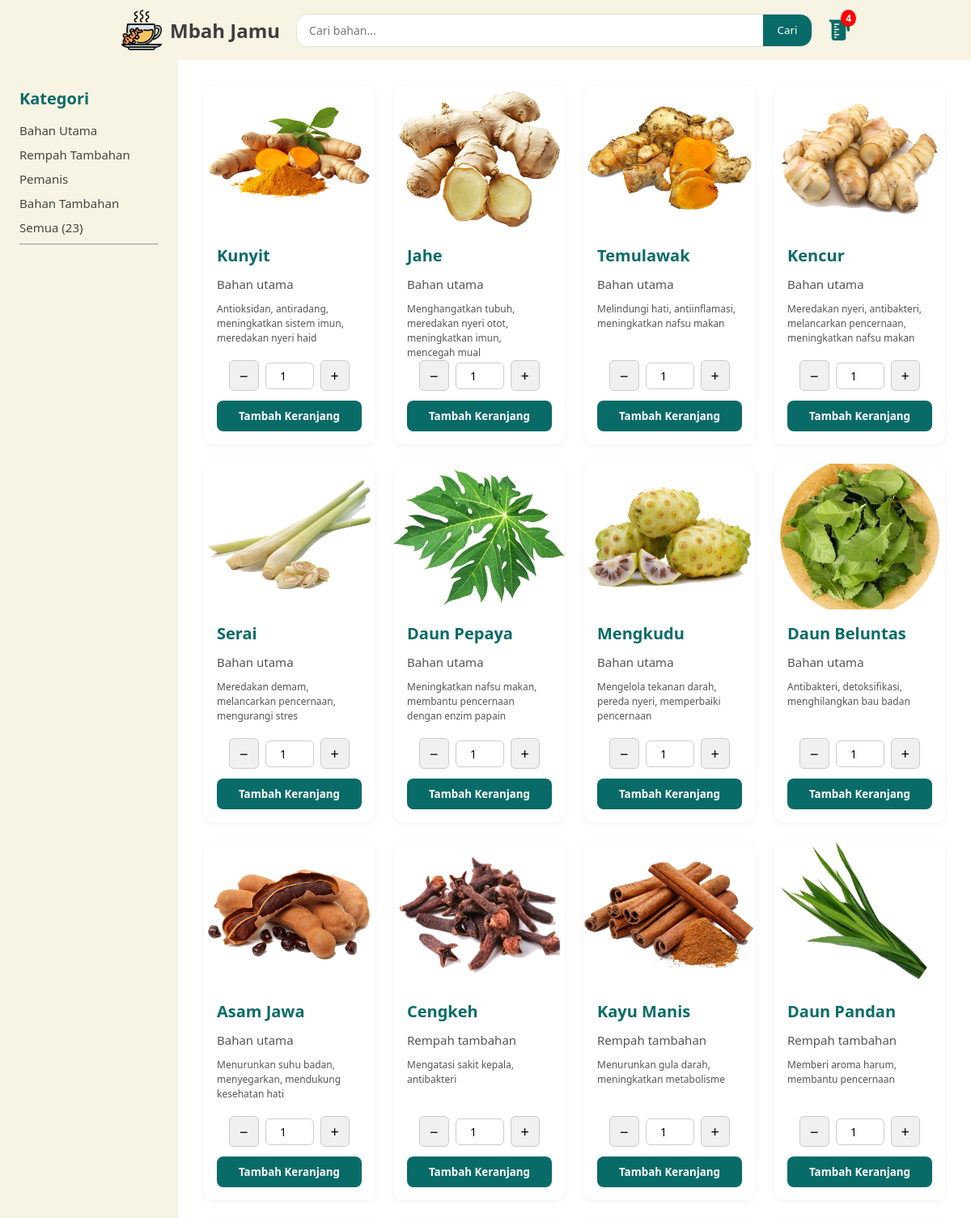
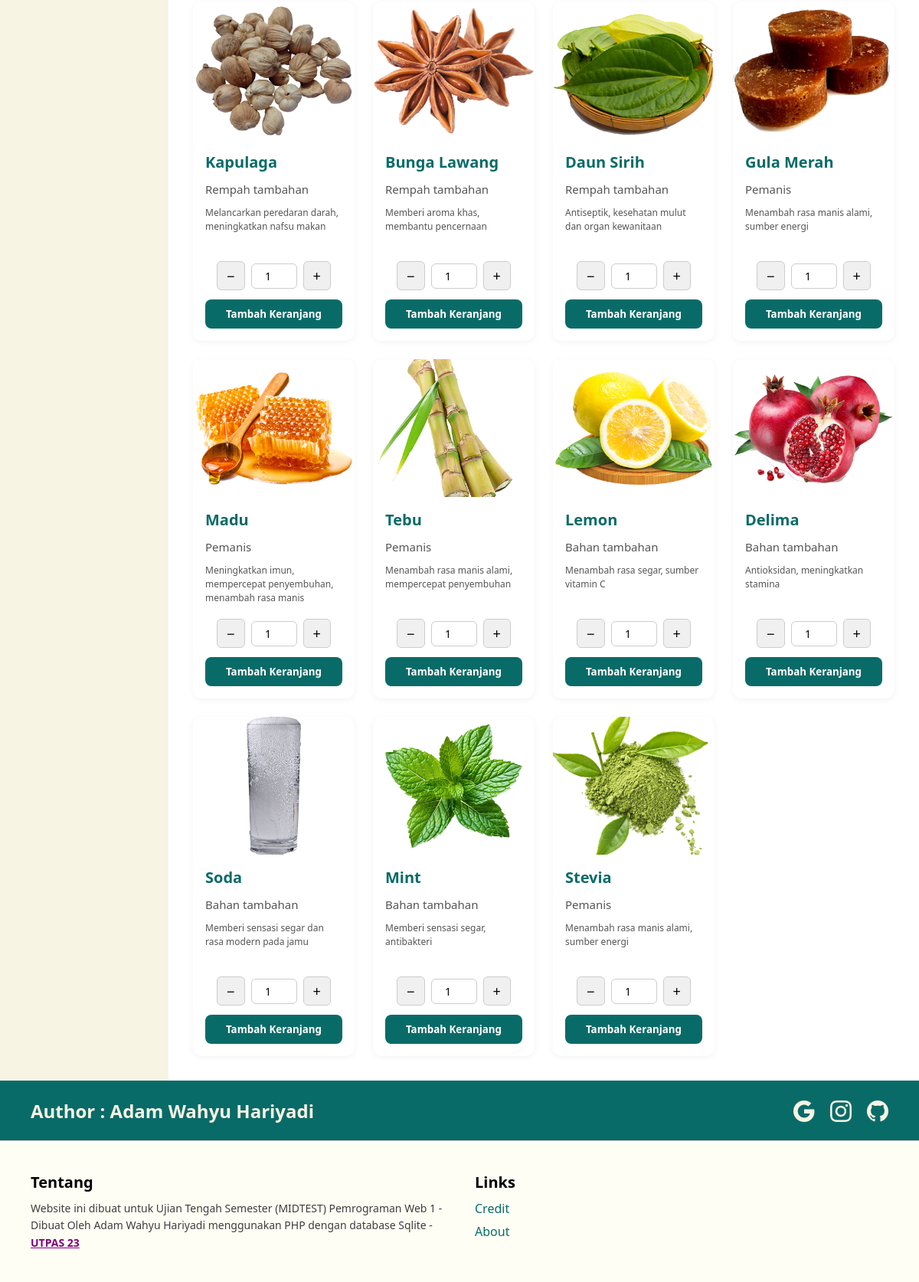
The page / on the database its author committed (2 pictures, top to bottom).
### tables this page shows
CREATE TABLE bahan (
  id INTEGER PRIMARY KEY,
  nama TEXT NOT NULL,
  deskripsi TEXT NOT NULL,
  harga INTEGER NOT NULL,
  jenis TEXT NOT NULL,
  foto VARCHAR(255)
);

### backend/worker.php (called while the page is built, shortened)
<?php
class TableBahan{
    function fetchAllBahan(){
        global $kon;
        $stmt = $kon->query("SELECT * FROM bahan ORDER BY id ASC");
        return $stmt->fetchAll(PDO::FETCH_ASSOC);
    }
}
class TableKeranjang{
    function fetchAllData() {
        global $kon;
        $stmt = $kon->query("
            SELECT
                k.id AS keranjang_id,
                k.porsi,
                b.id AS bahan_id,
                b.nama,
                b.harga,
                b.foto,
                (k.porsi * b.harga) AS total_harga
            FROM keranjang k
            JOIN bahan b ON k.bahan_id = b.id
            ORDER BY k.id DESC
        ");
        return $stmt->fetchAll(PDO::FETCH_ASSOC);
    }
}
$bahan = new TableBahan();
$keranjang = new TableKeranjang();

### index.php (the view, shortened to what this page needs)
<?php
$namaToko = "Mbah Jamu";
include("backend/koneksi.php");
$totalBahan = count($bahan->fetchAllBahan());
$totalDataKeranjang = count($keranjang->fetchAllData());
$search = $_GET['search'] ?? '';
if ($search !== ''){
    $listBahan = $bahan->search($search);
}else{
    $listBahan = $bahan->fetchAllBahan();
}
?>
<!DOCTYPE html>
<html lang="id">
<head>
    <link rel="stylesheet" href="https://cdn.jsdelivr.net/npm/bootstrap-icons@1.13.1/font/bootstrap-icons.min.css">
    <link rel="stylesheet" href="asset/css/navbar.css">
    <link rel="stylesheet" href="asset/css/index.css">
    <link rel="stylesheet" href="asset/css/footer.css">
    <link rel="stylesheet" href="asset/css/global.css">
    <link rel="stylesheet" href="asset/css/card.css">
</head>
<body>
    <header>
        <nav>
            <div class="logo">
                <img src="asset/img/ginger-tea.png" alt="Logo" height="50px">
                <h2><?= $namaToko ?></h2>
            </div>
            <div class="search-container">
                <form action="/" method="get" class="search">
                    <input type="text" name="search" id="search" placeholder="Cari bahan...">
                    <button type="submit">Cari</button>
                </form>
            </div>
            <div class="cart">
                <a href=""><i class="bi bi-measuring-cup-fill"></i></a>
                <?php if($totalDataKeranjang !== 0): ?>
                    <span class="cart-count"><?= $totalDataKeranjang ?></span>
                    <?php else:?>
                <?php endif; ?>
            </div>
        </nav>
    </header>
    <main>
        <div class="sidebar">
            <div class="category">
                <h2>Kategori</h2>
                <a href="?search=bahan+utama">Bahan Utama</a>
                <a href="?search=rempah+tambahan">Rempah Tambahan</a>
                <a href="?search=pemanis">Pemanis</a>
                <a href="?search=bahan+tambahan">Bahan Tambahan</a>
                <a href="?search=">Semua (<?= $totalBahan ?>)</a>
                <hr>
            </div>
        </div>
    <?php if (!empty($listBahan)): ?>
        <div class="content">
            <div class="card-grid">
                <?php foreach ($listBahan as $b): ?>
                <div class="card">
                    <img src="<?= $b['foto'] ?>" alt="<?= $b['nama'] ?>" class="card-img">
                    <div class="card-body">
                        <h3 class="card-title"><?= $b['nama'] ?></h3>
                        <p class="card-category"><?= $b['jenis'] ?></p>
                        <p class="card-description"><?= $b['deskripsi'] ?></p>
                        <form action="" method="post" class="keranjang-form">
                            <div class="porsi-control">
                                <button type="button" class="kurang">−</button>
                                <input type="number" name="porsi" class="porsi-input" value="1" min="1">
                                <button type="button" class="tambah">+</button>
                            </div>
                            <button type="submit" class="card-button">Tambah Keranjang</button>
                        </form>
                    </div>
                </div>
                <?php endforeach; ?>
            </div>
            <?php else: ?>
                <p class="not-found">Tidak ada bahan</p>
        </div>
            <?php endif; ?>
    </main>
    <footer>
        <div class="social">
            <p>Author : Adam Wahyu Hariyadi</p>
            <div class="social-links">
                <ul class="link">
                    <li><a target="_blank" href="mailto:adamdesign19@gmail.com"><i class="bi bi-google"></i></a></li>
                    <li><a target="_blank" href="https://instagram.com/adamwahyuh"><i class="bi bi-instagram"></i></a></li>
                    <li><a target="_blank" href="https://github.com/adamwahyuh"><i class="bi bi-github"></i></a></li>
                </ul>
            </div>
        </div>
        <div class="yapping">
            <div class="tentang">
                <h2>Tentang</h2>
                <p>Website ini dibuat untuk Ujian Tengah Semester (MIDTEST) Pemrograman Web 1 - Dibuat Oleh Adam Wahyu Hariyadi menggunakan PHP dengan database Sqlite -
                    <a style="color:purple; font-weight:900;" href="https://utpas.ac.id">UTPAS 23</a></p>
            </div>
            <div class="credit">
                <h2>Links</h2>
                <ul>
                    <li><a href="#">Credit</a></li>
                    <li><a href="#">About</a></li>
                </ul>
            </div>
        </div>
    </footer>
</body>
</html>

### asset/css/navbar.css (style rules this page uses)
nav { display: flex; align-items: center; justify-content: space-between; padding: 12px 150px; background-color: var(--primary-color); gap: 20px; flex-wrap: wrap; }
nav .logo { display: flex; align-items: center; gap: 10px; flex-shrink: 0; }
nav .logo h2 { font-size: 1.5rem; color: #3e3e3e; margin: 0; }
.search-container { flex: 1; display: flex; justify-content: center; }
.search { display: flex; width: 100%; max-width: 800px; background-color: white; border-radius: 15px; overflow: hidden; border: 1px solid #ddd; }
.search input[type="text"] { flex: 1; padding: 10px 15px; border: none; outline: none; font-size: 14px; }
.search button { background-color: var(--secondary-color); color: white; border: none; padding: 10px 18px; cursor: pointer; transition: background-color 0.3s ease; }
nav .cart a { font-size: 1.6rem; color: var(--secondary-color); transition:0.3s ease; flex-shrink: 0; }
.cart { position: relative; display: inline-block; }
.cart-count { position: absolute; top: -8px; right: -8px; background: red; color: white; font-size: 12px; font-weight: bold; padding: 2px 6px; border-radius: 50%; }

### asset/css/index.css (style rules this page uses)
* { padding: 0; margin: 0; }
* { box-sizing: border-box; }
header { position: sticky; z-index: 99; top: 0; }
body, html { margin: 0; padding: 0; }
main { display: flex; min-height: 100vh; width: 100%; }
.sidebar { width: 220px; background-color: var(--primary-color); padding: 24px; position: sticky; }
.sidebar .category { margin-top: 10px; }
.sidebar h2 { font-size: 20px; color: var(--secondary-color); margin-bottom: 16px; }
.sidebar a { display: block; text-decoration: none; color: #444; margin-bottom: 10px; font-size: 15px; transition: color 0.3s, transform 0.3s; }
.content { flex: 1; padding: 32px; }

### asset/css/footer.css (style rules this page uses)
footer { display: flex; flex-direction: column; background-color: #f0ead2; color: #3e3e3e; }
footer .social { display: flex; flex-wrap: wrap; justify-content: space-between; background-color: var(--secondary-color); padding: 20px 40px; align-items: center; color: white; }
footer .social p { font-size: 24px; font-weight: bold; color: var(--primary-color); margin: 0; }
footer .social .social-links ul { display: flex; gap: 20px; list-style: none; padding: 0; margin: 0; }
footer .social .social-links a { font-size: 28px; color: var(--primary-color); transition: transform 0.3s, color 0.3s; }
footer .yapping { display: flex; flex-wrap: wrap; justify-content: space-between; padding: 40px; gap: 40px; background-color: #fffef5; border-top: 1px solid #ccc; }
footer .tentang, footer .credit { flex: 1 1 30px; }
footer .tentang h2, footer .credit h2 { font-size: 20px; color: black; margin-bottom: 10px; }
footer .tentang p { font-size: 14px; line-height: 1.6; }
footer .credit ul { list-style-type: none; padding: 0; }
footer .credit ul li { margin-bottom: 8px; }
footer .credit ul li a { text-decoration: none; color: var(--secondary-color); font-weight: 500; transition: color 0.3s ease; }

### asset/css/global.css (style rules this page uses)
:root { --primary-color : #f8f4e3; --secondary-color :#096B68; }
* { padding: 0; margin: 0; font-family: 'Segoe UI', sans-serif; }

### asset/css/card.css (style rules this page uses)
.card-grid { display: grid; grid-template-columns: repeat(auto-fill, minmax(210px, 1fr)); gap: 24px; }
.card { background-color: white; border-radius: 12px; box-shadow: 0 2px 8px rgba(0,0,0,0.05); overflow: hidden; display: flex; flex-direction: column; transition: transform 0.3s ease, box-shadow 0.3s ease; }
.card-img { width: 100%; height: 180px; object-fit: cover; }
.card-body { padding: 16px; display: flex; flex-direction: column; gap: 12px; }
.card-title { font-size: 20px; font-weight: bold; color: var(--secondary-color); margin: 0; }
.card-category { color: #555; font-size: 15px; }
.card-description { font-size: 12px; color: #555; line-height: 1.5; height: 60px; }
.card-button { display: inline-block; padding: 10px 16px; background-color: var(--secondary-color); color: white; border: none; border-radius: 8px; font-weight: bold; text-decoration: none; text-align: center; cursor: pointer; transition: background-color 0.3s; }
.keranjang-form { display: flex; flex-direction: column; gap: 12px; }
.porsi-control { display: flex; align-items: center; justify-content: center; gap: 8px; }
.porsi-control button { padding: 6px 12px; font-size: 18px; background-color: #f0f0f0; border: 1px solid #ccc; border-radius: 6px; cursor: pointer; transition: background-color 0.2s; }
.porsi-input { width: 60px; text-align: center; padding: 6px; font-size: 14px; border: 1px solid #ccc; border-radius: 6px; }

### rows shown on the page
bahan: foto (picture), nama "Kunyit", jenis "Bahan utama", deskripsi "Antioksidan, antiradang, meningkatkan sistem imun, meredakan nyeri haid"
bahan: foto (picture), nama "Jahe", jenis "Bahan utama", deskripsi "Menghangatkan tubuh, meredakan nyeri otot, meningkatkan imun, mencegah mual"
bahan: foto (picture), nama "Temulawak", jenis "Bahan utama", deskripsi "Melindungi hati, antiinflamasi, meningkatkan nafsu makan"
bahan: foto (picture), nama "Kencur", jenis "Bahan utama", deskripsi "Meredakan nyeri, antibakteri, melancarkan pencernaan, meningkatkan nafsu makan"
bahan: foto (picture), nama "Serai", jenis "Bahan utama", deskripsi "Meredakan demam, melancarkan pencernaan, mengurangi stres"
bahan: foto (picture), nama "Daun Pepaya", jenis "Bahan utama", deskripsi "Meningkatkan nafsu makan, membantu pencernaan dengan enzim papain"
bahan: foto (picture), nama "Mengkudu", jenis "Bahan utama", deskripsi "Mengelola tekanan darah, pereda nyeri, memperbaiki pencernaan"
bahan: foto (picture), nama "Daun Beluntas", jenis "Bahan utama", deskripsi "Antibakteri, detoksifikasi, menghilangkan bau badan"
bahan: foto (picture), nama "Asam Jawa", jenis "Bahan utama", deskripsi "Menurunkan suhu badan, menyegarkan, mendukung kesehatan hati"
bahan: foto (picture), nama "Cengkeh", jenis "Rempah tambahan", deskripsi "Mengatasi sakit kepala, antibakteri"
bahan: foto (picture), nama "Kayu Manis", jenis "Rempah tambahan", deskripsi "Menurunkan gula darah, meningkatkan metabolisme"
bahan: foto (picture), nama "Daun Pandan", jenis "Rempah tambahan", deskripsi "Memberi aroma harum, membantu pencernaan"
bahan: foto (picture), nama "Kapulaga", jenis "Rempah tambahan", deskripsi "Melancarkan peredaran darah, meningkatkan nafsu makan"
bahan: foto (picture), nama "Bunga Lawang", jenis "Rempah tambahan", deskripsi "Memberi aroma khas, membantu pencernaan"
bahan: foto (picture), nama "Daun Sirih", jenis "Rempah tambahan", deskripsi "Antiseptik, kesehatan mulut dan organ kewanitaan"
bahan: foto (picture), nama "Gula Merah", jenis "Pemanis", deskripsi "Menambah rasa manis alami, sumber energi"
bahan: foto (picture), nama "Madu", jenis "Pemanis", deskripsi "Meningkatkan imun, mempercepat penyembuhan, menambah rasa manis"
bahan: foto (picture), nama "Tebu", jenis "Pemanis", deskripsi "Menambah rasa manis alami, mempercepat penyembuhan"
bahan: foto (picture), nama "Lemon", jenis "Bahan tambahan", deskripsi "Menambah rasa segar, sumber vitamin C"
bahan: foto (picture), nama "Delima", jenis "Bahan tambahan", deskripsi "Antioksidan, meningkatkan stamina"
bahan: foto (picture), nama "Soda", jenis "Bahan tambahan", deskripsi "Memberi sensasi segar dan rasa modern pada jamu"
bahan: foto (picture), nama "Mint", jenis "Bahan tambahan", deskripsi "Memberi sensasi segar, antibakteri"
bahan: foto (picture), nama "Stevia", jenis "Pemanis", deskripsi "Menambah rasa manis alami, sumber energi"

### other values the page prints
$namaToko "Mbah Jamu"
$totalDataKeranjang "4"
$totalBahan "23"
